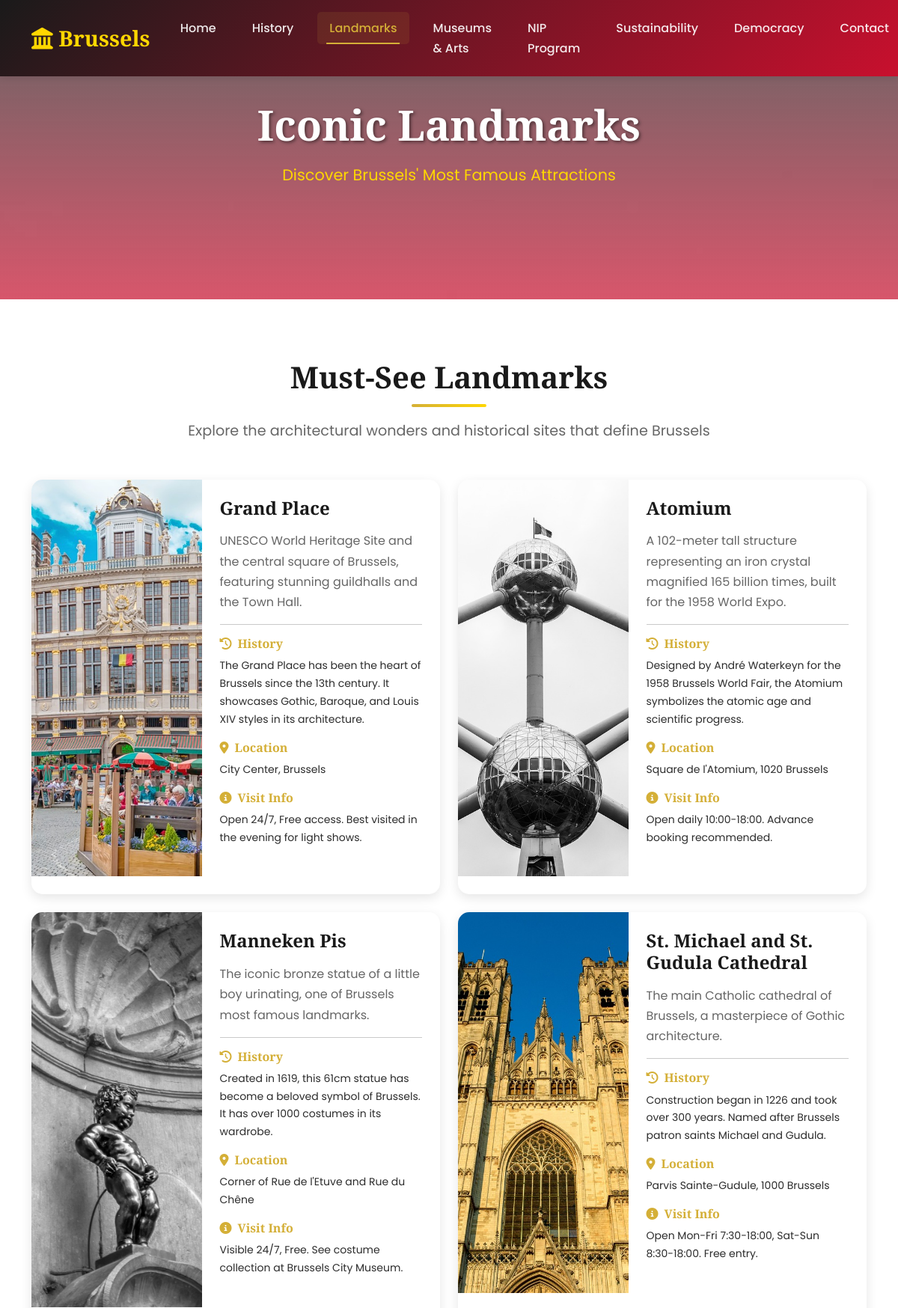
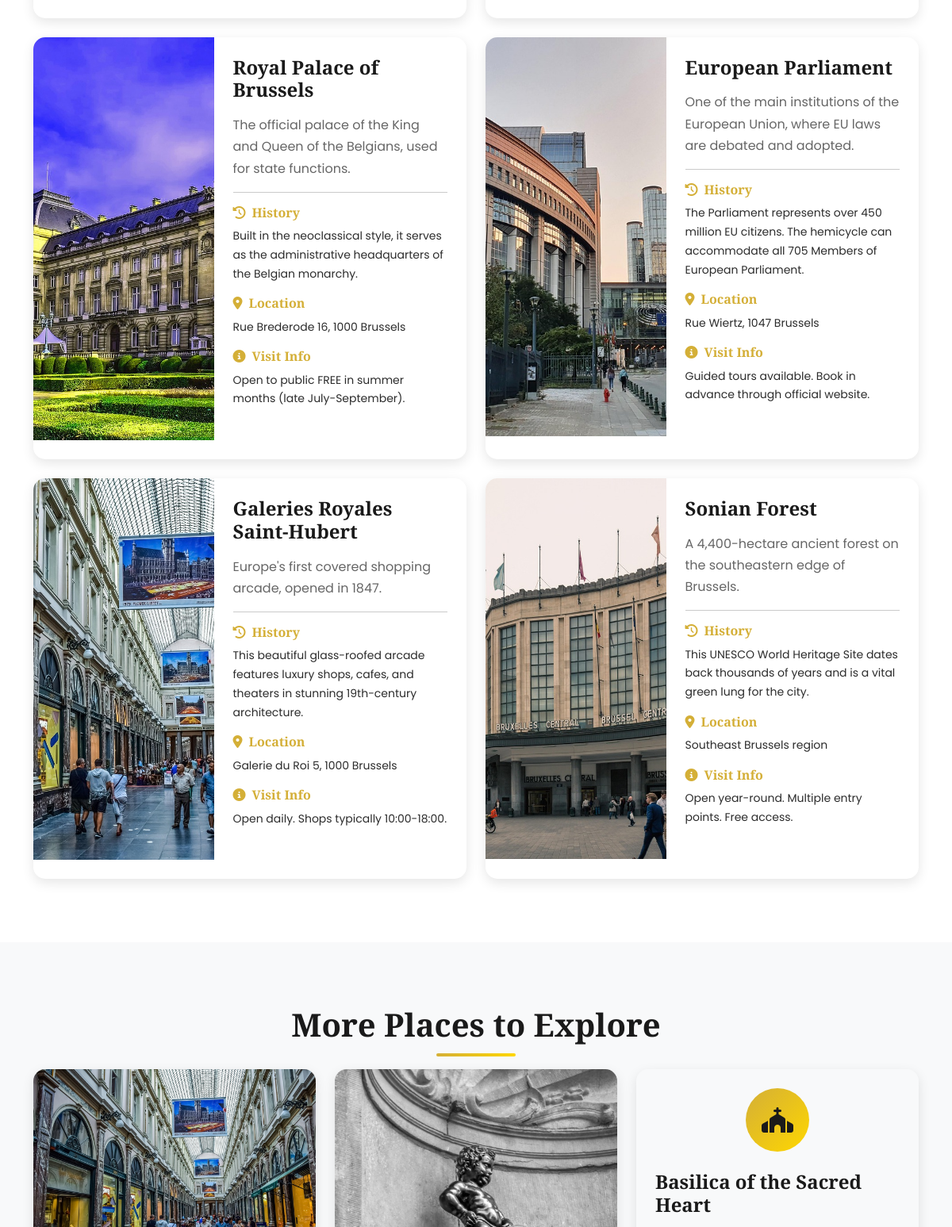
The app's page /pages/landmarks.php (upper part) with its own data (2 pictures, top to bottom).
### tables this page shows
CREATE TABLE IF NOT EXISTS landmarks (
    id INT AUTO_INCREMENT PRIMARY KEY,
    name VARCHAR(200) NOT NULL,
    description TEXT,
    history TEXT,
    location VARCHAR(200),
    image_path VARCHAR(255),
    visit_info TEXT,
    created_at TIMESTAMP DEFAULT CURRENT_TIMESTAMP
);

### pages/landmarks.php (the view, shortened to what this page needs)
<?php
require_once '../includes/config.php';
include '../includes/header.php';
?>
<div class="page-header" style="background-image: url('../assets/images/atomium_brussels_bel_225e89cc.jpg');">
    <div class="page-header-content">
        <h1 data-aos="fade-up">Iconic Landmarks</h1>
        <p data-aos="fade-up" data-aos-delay="200">Discover Brussels' Most Famous Attractions</p>
    </div>
</div>
<section class="section">
    <div class="container">
        <h2 class="section-title" data-aos="fade-up">Must-See Landmarks</h2>
        <p class="section-subtitle" data-aos="fade-up" data-aos-delay="100">Explore the architectural wonders and historical sites that define Brussels</p>
        <div class="row g-4">
            <?php
            $sql = "SELECT * FROM landmarks ORDER BY id";
            $result = $conn->query($sql);
            $delay = 200;
            if ($result->num_rows > 0) {
                while($row = $result->fetch_assoc()) {
                    echo '<div class="col-lg-6" data-aos="fade-up" data-aos-delay="'.$delay.'">';
                    echo '<div class="card-custom mb-4">';
                    echo '<div class="row g-0">';
                    echo '<div class="col-md-5">';
                    echo '<img src="../'.$row['image_path'].'" class="img-fluid h-100" alt="'.$row['name'].'" style="object-fit: cover;">';
                    echo '</div>';
                    echo '<div class="col-md-7">';
                    echo '<div class="card-body">';
                    echo '<h4 class="card-title">'.$row['name'].'</h4>';
                    echo '<p class="card-text">'.$row['description'].'</p>';
                    echo '<hr>';
                    echo '<h6 class="text-gold"><i class="fas fa-history me-2"></i>History</h6>';
                    echo '<p class="small">'.$row['history'].'</p>';
                    echo '<h6 class="text-gold"><i class="fas fa-map-marker-alt me-2"></i>Location</h6>';
                    echo '<p class="small">'.$row['location'].'</p>';
                    echo '<h6 class="text-gold"><i class="fas fa-info-circle me-2"></i>Visit Info</h6>';
                    echo '<p class="small">'.$row['visit_info'].'</p>';
                    echo '</div>';
                    echo '</div>';
                    echo '</div>';
                    echo '</div>';
                    echo '</div>';
                    $delay += 100;
                }
            }
            ?>
        </div>
    </div>
</section>
<section class="section bg-light">
    <div class="container">
        <h2 class="section-title" data-aos="fade-up">More Places to Explore</h2>
        <div class="row g-4">
            <div class="col-lg-4 col-md-6" data-aos="fade-up" data-aos-delay="200">
                <div class="card-custom">
                    <img src="../assets/images/galeries_royales_sai_7938b893.jpg" alt="Galeries Royales" class="card-img-top">
                </div>
            </div>
            <div class="col-lg-4 col-md-6" data-aos="fade-up" data-aos-delay="300">
                <div class="card-custom">
                    <img src="../assets/images/manneken_pis_brussel_f158b05d.jpg" alt="Manneken Pis" class="card-img-top">
                </div>
            </div>
            <div class="col-lg-4 col-md-6" data-aos="fade-up" data-aos-delay="400">
                <div class="card-custom">
                    <div class="card-body">
                        <div class="card-icon">
                            <i class="fas fa-church"></i>
                        </div>
                        <h5 class="card-title">Basilica of the Sacred Heart</h5>
                    </div>
                </div>
            </div>
        </div>
    </div>
</section>
<?php include '../includes/footer.php'; ?>

### assets/css/style.css (style rules this page uses)
:root { --primary-black: #1a1a1a; --primary-gold: #d4af37; --primary-red: #c8102e; --accent-gold: #ffd700; --dark-bg: #0d0d0d; --light-bg: #f8f9fa; --text-dark: #2c2c2c; --text-light: #ffffff; --gradient-primary: linear-gradient(135deg, #1a1a1a 0%, #c8102e 100%); --gradient-gold: linear-gradient(135deg, #d4af37 0%, #ffd700 100%); --gradient-overlay: linear-gradient(rgba(0,0,0,0.6), rgba(200,16,46,0.7)); }
* { margin: 0; padding: 0; box-sizing: border-box; }
body { font-family: 'Poppins', sans-serif; color: var(--text-dark); line-height: 1.7; overflow-x: hidden; }
h1, h2, h3, h4, h5, h6 { font-family: 'Playfair Display', serif; font-weight: 700; color: var(--primary-black); }
.text-gold { color: var(--primary-gold) !important; }
.section { padding: 5rem 0; }
.section-title { font-size: 2.5rem; text-align: center; margin-bottom: 1rem; position: relative; padding-bottom: 1rem; }
.section-title::after { content: ''; position: absolute; bottom: 0; left: 50%; transform: translateX(-50%); width: 100px; height: 4px; background: var(--gradient-gold); border-radius: 2px; }
.section-subtitle { text-align: center; font-size: 1.2rem; color: #666; max-width: 800px; margin: 0 auto 3rem; }
.card-custom { border: none; border-radius: 15px; overflow: hidden; transition: all 0.3s ease; box-shadow: 0 5px 15px rgba(0,0,0,0.1); height: 100%; }
.card-custom img { height: 250px; object-fit: cover; transition: all 0.3s ease; }
.card-custom .card-body { padding: 1.5rem; }
.card-custom .card-title { font-size: 1.5rem; margin-bottom: 1rem; color: var(--primary-black); }
.card-custom .card-text { color: #666; margin-bottom: 1rem; }
.card-icon { width: 80px; height: 80px; background: var(--gradient-gold); border-radius: 50%; display: flex; align-items: center; justify-content: center; margin: 0 auto 1.5rem; font-size: 2rem; color: var(--primary-black); transition: all 0.3s ease; }
.page-header { height: 50vh; min-height: 400px; background-size: cover; background-position: center; background-attachment: fixed; position: relative; display: flex; align-items: center; justify-content: center; }
.page-header::before { content: ''; position: absolute; top: 0; left: 0; right: 0; bottom: 0; background: var(--gradient-overlay); }
.page-header-content { position: relative; z-index: 2; text-align: center; color: var(--text-light); }
.page-header-content h1 { font-size: 3.5rem; color: var(--text-light); margin-bottom: 1rem; text-shadow: 2px 2px 4px rgba(0,0,0,0.5); }
.page-header-content p { font-size: 1.3rem; color: var(--accent-gold); }

### records on screen
landmarks: image_path (picture), name "Grand Place", description "UNESCO World Heritage Site and the central square of Brussels, featuring stunning guildhalls and the Town Hall.", history "The Grand Place has been the heart of Brussels since the 13th century. It showcases Gothic, Baroque, and Louis XIV styles in its architecture.", location "City Center, Brussels", visit_info "Open 24/7, Free access. Best visited in the evening for light shows."
landmarks: image_path (picture), name "Atomium", description "A 102-meter tall structure representing an iron crystal magnified 165 billion times, built for the 1958 World Expo.", history "Designed by André Waterkeyn for the 1958 Brussels World Fair, the Atomium symbolizes the atomic age and scientific progress.", location "Square de l'Atomium, 1020 Brussels", visit_info "Open daily 10:00-18:00. Advance booking recommended."
landmarks: image_path (picture), name "Manneken Pis", description "The iconic bronze statue of a little boy urinating, one of Brussels most famous landmarks.", history "Created in 1619, this 61cm statue has become a beloved symbol of Brussels. It has over 1000 costumes in its wardrobe.", location "Corner of Rue de l'Etuve and Rue du Chêne", visit_info "Visible 24/7, Free. See costume collection at Brussels City Museum."
landmarks: image_path (picture), name "St. Michael and St. Gudula Cathedral", description "The main Catholic cathedral of Brussels, a masterpiece of Gothic architecture.", history "Construction began in 1226 and took over 300 years. Named after Brussels patron saints Michael and Gudula.", location "Parvis Sainte-Gudule, 1000 Brussels", visit_info "Open Mon-Fri 7:30-18:00, Sat-Sun 8:30-18:00. Free entry."
landmarks: image_path (picture), name "Royal Palace of Brussels", description "The official palace of the King and Queen of the Belgians, used for state functions.", history "Built in the neoclassical style, it serves as the administrative headquarters of the Belgian monarchy.", location "Rue Brederode 16, 1000 Brussels", visit_info "Open to public FREE in summer months (late July-September)."
landmarks: image_path (picture), name "European Parliament", description "One of the main institutions of the European Union, where EU laws are debated and adopted.", history "The Parliament represents over 450 million EU citizens. The hemicycle can accommodate all 705 Members of European Parliament.", location "Rue Wiertz, 1047 Brussels", visit_info "Guided tours available. Book in advance through official website."
landmarks: image_path (picture), name "Galeries Royales Saint-Hubert", description "Europe's first covered shopping arcade, opened in 1847.", history "This beautiful glass-roofed arcade features luxury shops, cafes, and theaters in stunning 19th-century architecture.", location "Galerie du Roi 5, 1000 Brussels", visit_info "Open daily. Shops typically 10:00-18:00."
landmarks: image_path (picture), name "Sonian Forest", description "A 4,400-hectare ancient forest on the southeastern edge of Brussels.", history "This UNESCO World Heritage Site dates back thousands of years and is a vital green lung for the city.", location "Southeast Brussels region", visit_info "Open year-round. Multiple entry points. Free access."
